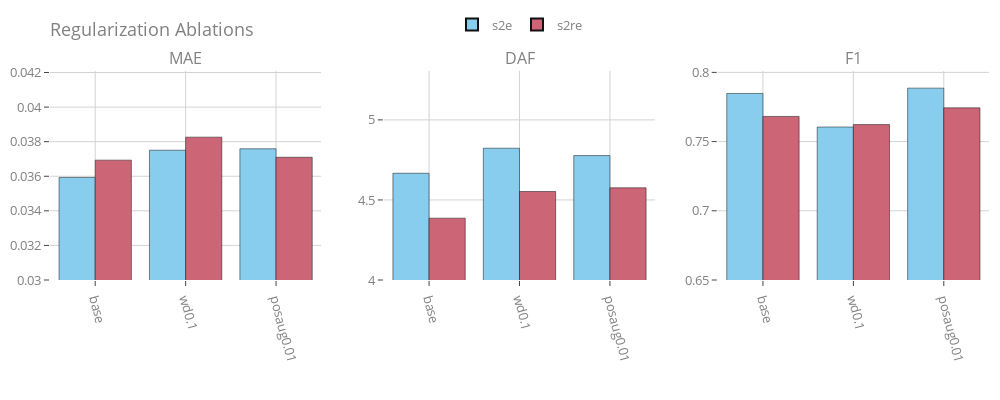

Notebook code for this chart:
### Code cell
plot_metrics_plotly(
    df_new[(df_new["name"] == "base") | ~df_new["name"].str.contains("ec")],
    "Regularization Ablations",
)

### Figure 1 — Plotly figure (JSON) as saved in the notebook; plotly's stock layout.template omitted (floating-point values rounded to 4 significant figures)
{"data": [{"hoverinfo": "y", "hovertemplate": "%{y:.4f}<extra></extra>", "legendgroup": "s2e", "marker": {"color": "rgb(136, 204, 238)"}, "name": "s2e", "showlegend": true, "type": "bar", "x": ["base", "wd0.1", "posaug0.01"], "xaxis": "x", "y": [0.03593, 0.03751, 0.03759], "yaxis": "y"}, {"hoverinfo": "y", "hovertemplate": "%{y:.4f}<extra></extra>", "legendgroup": "s2e", "marker": {"color": "rgb(136, 204, 238)"}, "name": "s2e", "showlegend": false, "type": "bar", "x": ["base", "wd0.1", "posaug0.01"], "xaxis": "x2", "y": [4.667, 4.823, 4.777], "yaxis": "y2"}, {"hoverinfo": "y", "hovertemplate": "%{y:.4f}<extra></extra>", "legendgroup": "s2e", "marker": {"color": "rgb(136, 204, 238)"}, "name": "s2e", "showlegend": false, "type": "bar", "x": ["base", "wd0.1", "posaug0.01"], "xaxis": "x3", "y": [0.7848, 0.7605, 0.7886], "yaxis": "y3"}, {"hoverinfo": "y", "hovertemplate": "%{y:.4f}<extra></extra>", "legendgroup": "s2re", "marker": {"color": "rgb(204, 102, 119)"}, "name": "s2re", "showlegend": true, "type": "bar", "x": ["base", "wd0.1", "posaug0.01"], "xaxis": "x", "y": [0.03693, 0.03826, 0.0371], "yaxis": "y"}, {"hoverinfo": "y", "hovertemplate": "%{y:.4f}<extra></extra>", "legendgroup": "s2re", "marker": {"color": "rgb(204, 102, 119)"}, "name": "s2re", "showlegend": false, "type": "bar", "x": ["base", "wd0.1", "posaug0.01"], "xaxis": "x2", "y": [4.386, 4.553, 4.576], "yaxis": "y2"}, {"hoverinfo": "y", "hovertemplate": "%{y:.4f}<extra></extra>", "legendgroup": "s2re", "marker": {"color": "rgb(204, 102, 119)"}, "name": "s2re", "showlegend": false, "type": "bar", "x": ["base", "wd0.1", "posaug0.01"], "xaxis": "x3", "y": [0.7682, 0.7623, 0.7744], "yaxis": "y3"}], "layout": {"annotations": [{"font": {"size": 16}, "showarrow": false, "text": "MAE", "x": 0.1444, "xanchor": "center", "xref": "paper", "y": 1, "yanchor": "bottom", "yref": "paper"}, {"font": {"size": 16}, "showarrow": false, "text": "DAF", "x": 0.5, "xanchor": "center", "xref": "paper", "y": 1, "yanchor": "bottom", "yref": "paper"}, {"font": {"size": 16}, "showarrow": false, "text": "F1", "x": 0.8556, "xanchor": "center", "xref": "paper", "y": 1, "yanchor": "bottom", "yref": "paper"}], "barmode": "group", "font": {"color": "gray"}, "height": 400, "legend": {"orientation": "h", "x": 0.5, "xanchor": "center", "y": 1.15, "yanchor": "bottom"}, "paper_bgcolor": "rgba(0,0,0,0)", "plot_bgcolor": "rgba(0,0,0,0)", "title": {"text": "Regularization Ablations"}, "width": 1000, "xaxis": {"anchor": "y", "domain": [0, 0.2889], "gridcolor": "lightgray", "showgrid": true, "tickangle": 75, "title": {"text": ""}}, "xaxis2": {"anchor": "y2", "domain": [0.3556, 0.6444], "gridcolor": "lightgray", "showgrid": true, "tickangle": 75, "title": {"text": ""}}, "xaxis3": {"anchor": "y3", "domain": [0.7111, 1], "gridcolor": "lightgray", "showgrid": true, "tickangle": 75, "title": {"text": ""}}, "yaxis": {"anchor": "x", "domain": [0, 1], "gridcolor": "lightgray", "range": [0.03, 0.04209], "showgrid": true}, "yaxis2": {"anchor": "x2", "domain": [0, 1], "gridcolor": "lightgray", "range": [4, 5.305], "showgrid": true}, "yaxis3": {"anchor": "x3", "domain": [0, 1], "gridcolor": "lightgray", "range": [0.65, 0.801], "showgrid": true}}}
